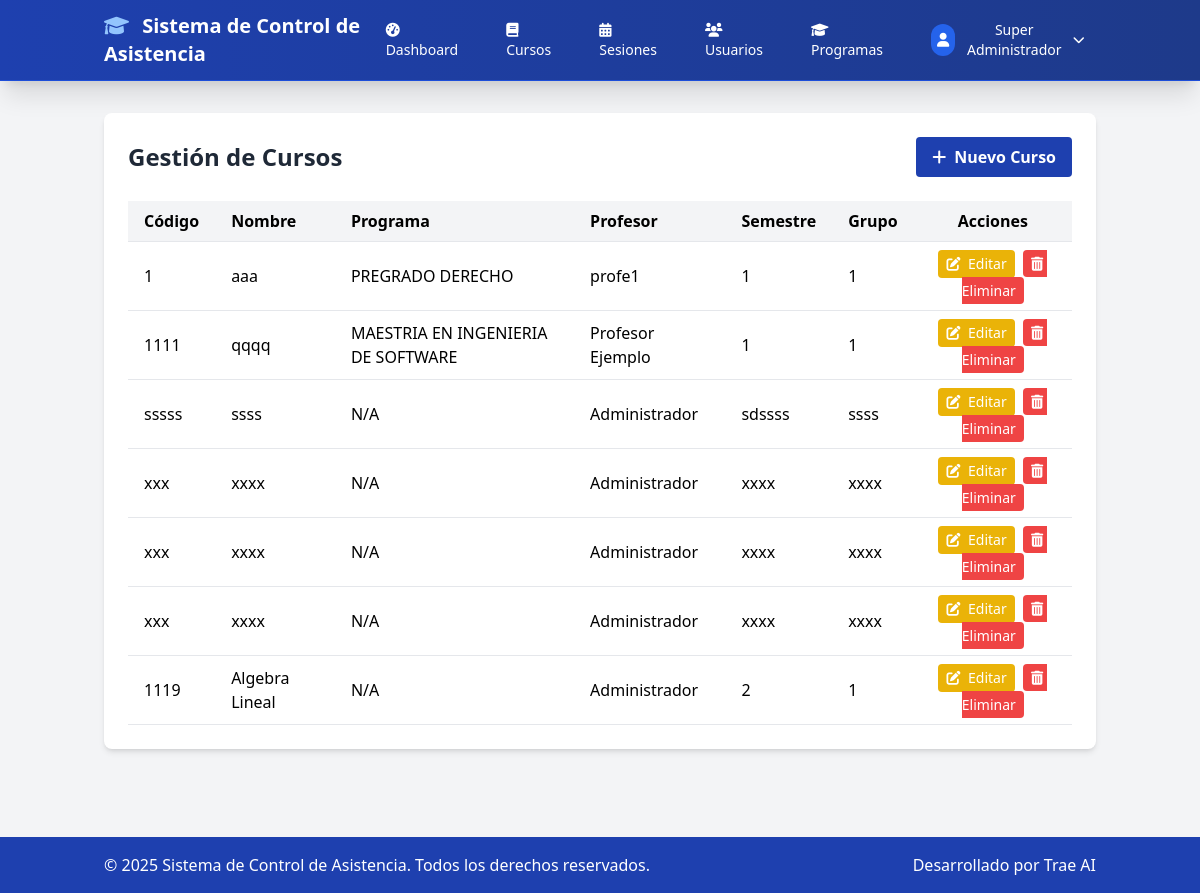
/index.php?page=cursos (signed in), run on the app's committed database.
### tables this page shows
CREATE TABLE `cursos` (
  `id` int NOT NULL AUTO_INCREMENT,
  `codigo` varchar(20) NOT NULL,
  `nombre` varchar(100) NOT NULL,
  `programa_id` int DEFAULT NULL,
  `programa` varchar(100) NOT NULL,
  `area` varchar(100) NOT NULL,
  `semestre` varchar(20) NOT NULL,
  `grupo` varchar(20) NOT NULL,
  `aula` varchar(20) DEFAULT NULL,
  `sede` varchar(50) DEFAULT NULL,
  `profesor_id` int DEFAULT NULL,
  `created_at` timestamp NULL DEFAULT CURRENT_TIMESTAMP,
  PRIMARY KEY (`id`),
  KEY `profesor_id` (`profesor_id`),
  CONSTRAINT `cursos_ibfk_1` FOREIGN KEY (`profesor_id`) REFERENCES `usuarios` (`id`)
);

CREATE TABLE `programas` (
  `id` int NOT NULL AUTO_INCREMENT,
  `nombre` varchar(150) NOT NULL,
  `codigo` varchar(20) NOT NULL,
  `activo` tinyint(1) DEFAULT '1',
  `created_at` timestamp NULL DEFAULT CURRENT_TIMESTAMP,
  PRIMARY KEY (`id`),
  UNIQUE KEY `nombre` (`nombre`),
  UNIQUE KEY `codigo` (`codigo`)
);

CREATE TABLE `usuarios` (
  `id` int NOT NULL AUTO_INCREMENT,
  `username` varchar(50) NOT NULL,
  `password` varchar(255) NOT NULL,
  `nombre` varchar(100) NOT NULL,
  `email` varchar(100) DEFAULT NULL,
  `rol` enum('super_admin','admin','profesor') NOT NULL,
  `activo` tinyint(1) DEFAULT '1',
  `created_at` timestamp NULL DEFAULT CURRENT_TIMESTAMP,
  `updated_at` timestamp NULL DEFAULT CURRENT_TIMESTAMP ON UPDATE CURRENT_TIMESTAMP,
  PRIMARY KEY (`id`),
  UNIQUE KEY `username` (`username`)
);

### app/controllers/AdminController.php (called while the page is built, shortened)
<?php
class AdminController {
    private $db;
    public function __construct($db) {
        $this->db = $db;
    }
    public function cursos() {
        $conn = $this->db->getConnection();
        $cursos = [];
        if ($_SESSION['user_rol'] === 'profesor') {
            $query = "
                SELECT c.*, p.nombre as programa_nombre, u.nombre as profesor_nombre
                FROM cursos c
                LEFT JOIN programas p ON c.programa_id = p.id
                LEFT JOIN usuarios u ON c.profesor_id = u.id
                WHERE c.profesor_id = ?
                ORDER BY c.created_at DESC
            ";
            $stmt = $conn->prepare($query);
            $stmt->bind_param("i", $_SESSION['user_id']);
            $stmt->execute();
            $result = $stmt->get_result();
            while ($row = $result->fetch_assoc()) {
                $cursos[] = $row;
            }
            $stmt->close();
        } else {
            $query = "
                SELECT c.*, p.nombre as programa_nombre, u.nombre as profesor_nombre
                FROM cursos c
                LEFT JOIN programas p ON c.programa_id = p.id
                LEFT JOIN usuarios u ON c.profesor_id = u.id
                ORDER BY c.created_at DESC
            ";
            $result = $conn->query($query);
            if ($result) {
                while ($row = $result->fetch_assoc()) {
                    $cursos[] = $row;
                }
            }
        }
        include '../app/views/admin/cursos.php';
    }
}

### public/index.php (called while the page is built, shortened)
<?php
$app = new AppController();
$app->start();

### app/views/admin/cursos.php (the view, shortened to what this page needs)
<?php include '../app/views/layouts/header.php'; ?>
<div class="bg-white rounded-lg shadow-md p-4 sm:p-6 mb-4 sm:mb-6">
    <div class="flex flex-col sm:flex-row justify-between items-start sm:items-center mb-4 sm:mb-6 gap-3 sm:gap-0">
        <h1 class="text-xl sm:text-2xl font-bold text-gray-800">Gestión de Cursos</h1>
        <button id="btnNuevoCurso" class="bg-blue-800 hover:bg-blue-700 text-white font-bold py-2 px-3 sm:px-4 rounded text-sm sm:text-base w-full sm:w-auto">
            <i class="fas fa-plus mr-1"></i> Nuevo Curso
        </button>
    </div>
    <div class="w-full">
        <?php if (empty($cursos)): ?>
            <div class="bg-yellow-100 border border-yellow-400 text-yellow-700 px-3 sm:px-4 py-3 rounded text-sm sm:text-base">
                No hay cursos registrados. Cree un nuevo curso para comenzar.
            </div>
        <?php else: ?>
            <div class="hidden lg:block overflow-x-auto">
                <table class="min-w-full bg-white">
                    <thead class="bg-gray-100">
                        <tr>
                            <th class="py-2 px-4 border-b text-left">Código</th>
                            <th class="py-2 px-4 border-b text-left">Nombre</th>
                            <th class="py-2 px-4 border-b text-left">Programa</th>
                            <?php if (in_array($_SESSION['user_rol'], ['super_admin', 'admin'])): ?>
                            <th class="py-2 px-4 border-b text-left">Profesor</th>
                            <?php endif; ?>
                            <th class="py-2 px-4 border-b text-left">Semestre</th>
                            <th class="py-2 px-4 border-b text-left">Grupo</th>
                            <th class="py-2 px-4 border-b text-center">Acciones</th>
                        </tr>
                    </thead>
                    <tbody>
                        <?php foreach ($cursos as $curso): ?>
                            <tr>
                                <td class="py-2 px-4 border-b"><?= $curso['codigo'] ?></td>
                                <td class="py-2 px-4 border-b"><?= $curso['nombre'] ?></td>
                                <td class="py-2 px-4 border-b"><?= $curso['programa_nombre'] ?? 'N/A' ?></td>
                                <?php if (in_array($_SESSION['user_rol'], ['super_admin', 'admin'])): ?>
                                <td class="py-2 px-4 border-b"><?= $curso['profesor_nombre'] ?? 'Sin asignar' ?></td>
                                <?php endif; ?>
                                <td class="py-2 px-4 border-b"><?= $curso['semestre'] ?></td>
                                <td class="py-2 px-4 border-b"><?= $curso['grupo'] ?></td>
                                <td class="py-2 px-4 border-b text-center">
                                    <button class="bg-yellow-500 hover:bg-yellow-700 text-white py-1 px-2 rounded text-sm mr-1 btnEditar"
                                            data-id="<?= $curso['id'] ?>"
                                            data-codigo="<?= $curso['codigo'] ?>"
                                            data-nombre="<?= $curso['nombre'] ?>"
                                            data-programa-id="<?= $curso['programa_id'] ?>"
                                            data-area="<?= $curso['area'] ?>"
                                            data-semestre="<?= $curso['semestre'] ?>"
                                            data-grupo="<?= $curso['grupo'] ?>"
                                            data-aula="<?= $curso['aula'] ?>"
                                            data-sede="<?= $curso['sede'] ?>"
                                            data-profesor-id="<?= $curso['profesor_id'] ?>">
                                        <i class="fas fa-edit mr-1"></i> Editar
                                    </button>
                                    <a href="index.php?page=cursos&delete=<?= $curso['id'] ?>" class="bg-red-500 hover:bg-red-700 text-white py-1 px-2 rounded text-sm" onclick="return confirm('¿Está seguro de eliminar este curso?')">
                                        <i class="fas fa-trash-alt mr-1"></i> Eliminar
                                    </a>
                                </td>
                            </tr>
                        <?php endforeach; ?>
                    </tbody>
                </table>
            </div>
        <?php endif; ?>
    </div>
</div>
<?php include '../app/views/layouts/footer.php'; ?>

### data on the page
cursos: codigo "1", nombre "aaa", programa.nombre "PREGRADO DERECHO", profesor.nombre "profe1", semestre "1", grupo "1"
cursos: codigo "1111", nombre "qqqq", programa.nombre "MAESTRIA EN INGENIERIA DE SOFTWARE", profesor.nombre "Profesor Ejemplo", semestre "1", grupo "1"
cursos: codigo "sssss", nombre "ssss", programa_nombre "N/A", profesor.nombre "Administrador", semestre "sdssss", grupo "ssss"
cursos: codigo "xxx", nombre "xxxx", programa_nombre "N/A", profesor.nombre "Administrador", semestre "xxxx", grupo "xxxx"
cursos: codigo "xxx", nombre "xxxx", programa_nombre "N/A", profesor.nombre "Administrador", semestre "xxxx", grupo "xxxx"
cursos: codigo "xxx", nombre "xxxx", programa_nombre "N/A", profesor.nombre "Administrador", semestre "xxxx", grupo "xxxx"
cursos: codigo "1119", nombre "Algebra Lineal", programa_nombre "N/A", profesor.nombre "Administrador", semestre "2", grupo "1"

### other printed values
APP_NAME "Sistema de Control de Asistencia"
$_SESSION['nombre'] "Super Administrador"
